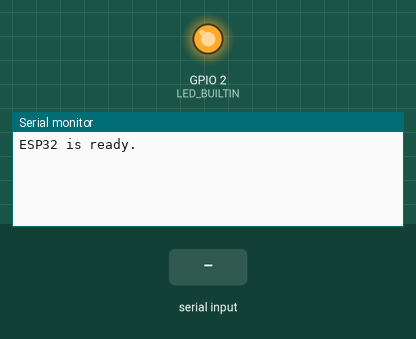
Recording of a sketch running on a simulated ESP32. On the bench: output pins drawn as LEDs (lit = HIGH), the last lines printed to the serial monitor. The inputs (shaded band) are chosen by the test bench.

Above: at 1.2 s.
1.3 s: "glass\n" received over Serial
At 2.3 s:
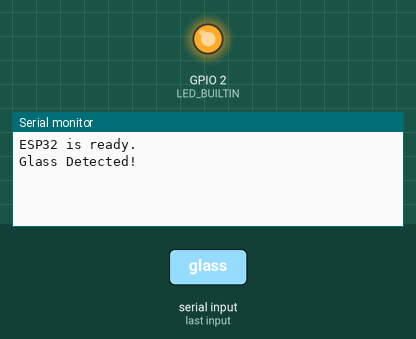
2.8 s: "cardboard\n" received over Serial
At 3.5 s:
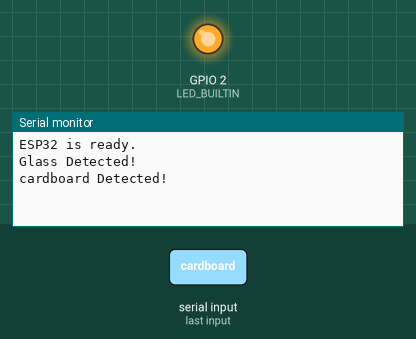
4.3 s: "paper\n" received over Serial
At 5.8 s:
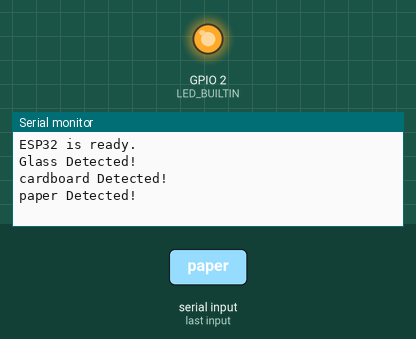

The sketch:

Serialcomm_Interface_test_ArduinoBoardCode_.ino
```cpp
#define LED_BUILTIN 2  // The built-in LED is usually on GPIO 2

void setup() {
  Serial.begin(115200); // Start the serial communication
  pinMode(LED_BUILTIN, OUTPUT); // Set the built-in LED as output
  digitalWrite(LED_BUILTIN, HIGH); // Turn off the LED initially (active LOW)
  Serial.println("ESP32 is ready.");
}

void loop() {
  if (Serial.available() > 0) {
    String incoming = Serial.readStringUntil('\n'); // Read data from the serial port
    incoming.trim(); // Remove any extra whitespace or newline characters

    if (incoming.equalsIgnoreCase("glass")) {
      //digitalWrite(LED_BUILTIN, LOW); // Turn on the LED (active LOW)
      Serial.println("Glass Detected!");
    }

    if (incoming.equalsIgnoreCase("cardboard")) {
      //digitalWrite(LED_BUILTIN, LOW); // Turn on the LED (active LOW)
      Serial.println("cardboard Detected!");
    }

    if (incoming.equalsIgnoreCase("paper")) {
      //digitalWrite(LED_BUILTIN, LOW); // Turn on the LED (active LOW)
      Serial.println("paper Detected!");
    }

    if (incoming.equalsIgnoreCase("metal")) {
      //digitalWrite(LED_BUILTIN, LOW); // Turn on the LED (active LOW)
      Serial.println("metal Detected!");
    }

    if (incoming.equalsIgnoreCase("trash")) {
      //digitalWrite(LED_BUILTIN, LOW); // Turn on the LED (active LOW)
      Serial.println("trash Detected!");
    }
  }
}
```

Measured:
- after the input at 1.3 s, the serial monitor: prints a new line at once (image 1)
- after the input at 2.8 s, the serial monitor: prints a new line at once (image 2)
- after the input at 4.3 s, the serial monitor: prints a new line at once (image 3)
